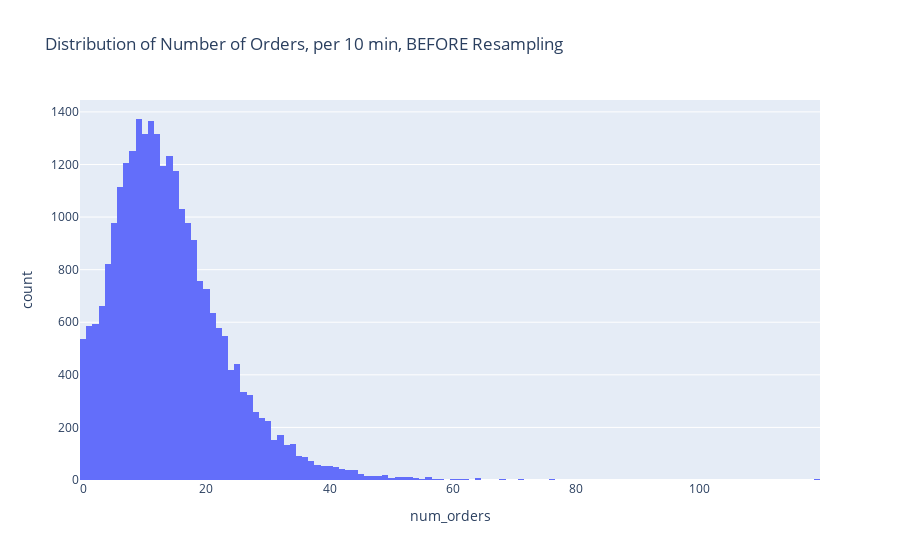

The cell this chart's notebook holds for it:
### Code cell
fig = px.histogram(df, x='num_orders', title='Distribution of Number of Orders, per 10 min, BEFORE Resampling')
fig.show()

### Figure 1 — Plotly figure (JSON) as saved in the notebook; plotly's stock layout.template omitted (floating-point values rounded to 4 significant figures; data arrays with more than 128 entries replaced by an {"elided": "..."} marker saying what was removed)
{"data": [{"alignmentgroup": "True", "bingroup": "x", "hovertemplate": "num_orders=%{x}<br>count=%{y}<extra></extra>", "legendgroup": "", "marker": {"color": "#636efa", "pattern": {"shape": ""}}, "name": "", "offsetgroup": "", "orientation": "v", "showlegend": false, "type": "histogram", "x": {"elided": "26496 int values"}, "xaxis": "x", "yaxis": "y"}], "layout": {"autosize": true, "barmode": "relative", "legend": {"tracegroupgap": 0}, "title": {"text": "Distribution of Number of Orders, per 10 min, BEFORE Resampling"}, "xaxis": {"anchor": "y", "autorange": true, "domain": [0, 1], "range": [-0.5, 119.5], "title": {"text": "num_orders"}, "type": "linear"}, "yaxis": {"anchor": "x", "autorange": true, "domain": [0, 1], "range": [0, 1445.0], "title": {"text": "count"}}}}
